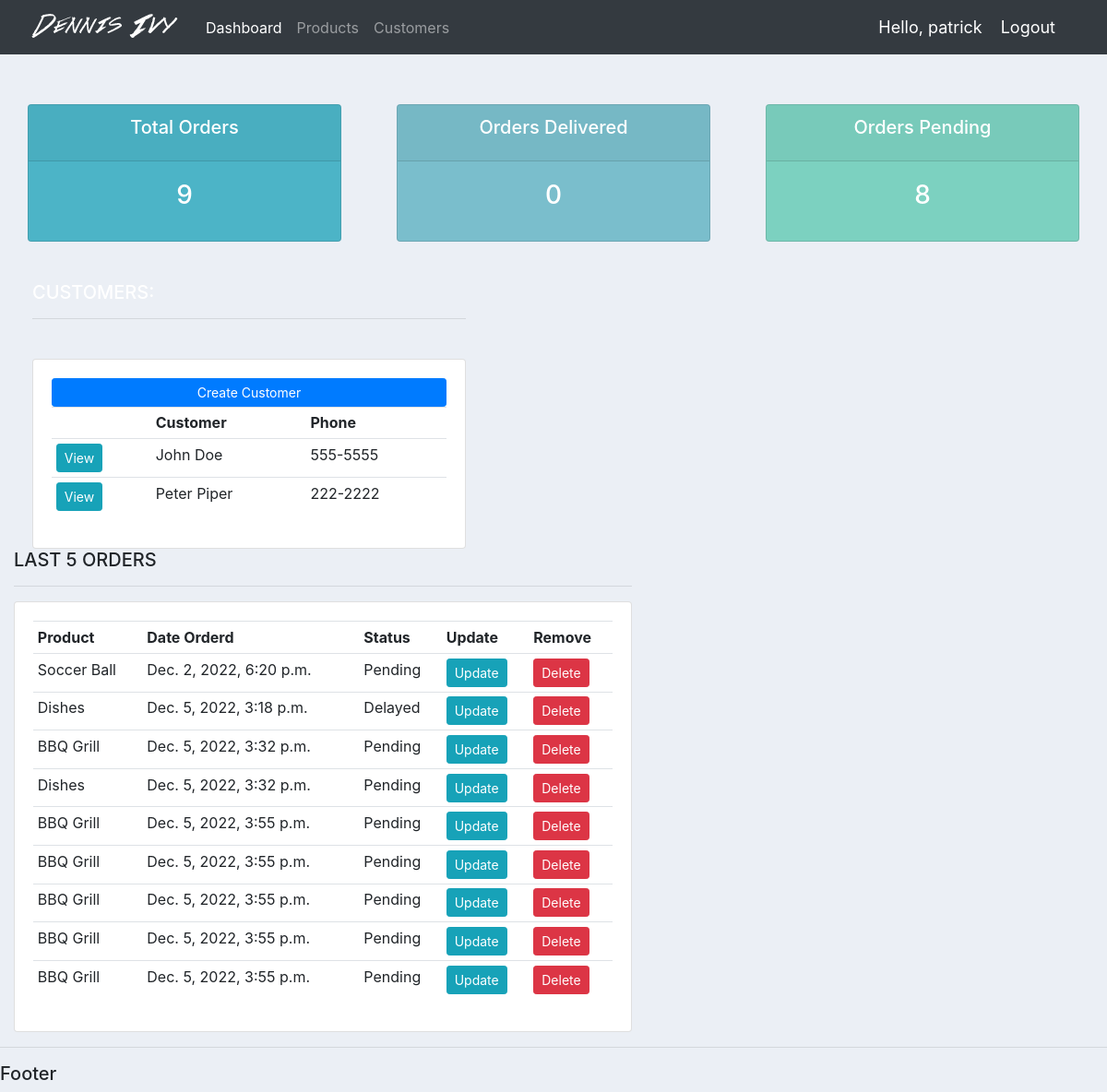
The app's page / (signed in) with its own data.
### accounts/models.py (models this page shows, shortened)
class Customer(models.Model):
    name = models.CharField(max_length=200, null=True)
    phone = models.CharField(max_length=200, null=True)
    email = models.CharField(max_length=200, null=True)
    date_created = models.DateTimeField(auto_now_add=True, null=True)

class Order(models.Model):
    STATUS = (
        ('Pending', 'Pending'),
        ('Out for Delivery', 'Out for Delivery'),
        ('Delayed', 'Delayed'),
        ('Delivered', 'Delivered'),
    )
    customer = models.ForeignKey(Customer, null=True, on_delete=models.SET_NULL)       # Set equal to parent model, order will remain as Null with deletion
    product = models.ForeignKey(Product, null=True, on_delete=models.SET_NULL)
    date_created = models.DateTimeField(auto_now_add=True, null=True)
    status = models.CharField(max_length=200, null=True, choices=STATUS)

class Product(models.Model):
    CATEGORY= (
        ('Indoor', 'Indoor'),
        ('Outdoor', 'Outdoor'),
    )
    name = models.CharField(max_length=200, null=True)
    price = models.FloatField(null=True)
    category = models.CharField(max_length=200, null=True, choices=CATEGORY)
    description = models.CharField(max_length=200, null=True, blank=True)
    date_created = models.DateTimeField(auto_now_add=True, null=True)
    tags = models.ManyToManyField(Tag)
    def __str__(self):
        return self.name

### accounts/decorators.py (the view)
    def wrapper_function(request, *args, **kwargs):
        group = None
        if request.user.groups.exists():
            group = request.user.groups.all()[0].name
        if group == 'customer':
            return redirect('user-page')
        if group == 'admin':
            return view_func(request, *args, **kwargs)

### accounts/views.py (called while the page is built)
@login_required(login_url='login')
@admin_only
def home(request):
    orders = Order.objects.all()
    customers = Customer.objects.all()
    total_customers = customers.count()
    total_orders = orders.count()
    delivered = orders.filter(status='Delivered').count()
    pending = orders.filter(status='Pending').count()
    context = {'orders': orders, 'customers': customers,
               'total_orders': total_orders, 'delivered': delivered,
               'pending': pending}
    return render(request, 'accounts/dashboard.html', context)

### accounts/templates/accounts/dashboard.html
{% extends 'accounts/main.html' %}
{% block content %}
{% include 'accounts/status.html' %}
<br>
<div class="row">
	<div class="col-md-5">
		<h5>CUSTOMERS:</h5>
		<hr>
		<div class="card card-body">
			<a class="btn btn-primary  btn-sm btn-block" href="">Create Customer</a>
			<table class="table table-sm">
				<tr>
					<th></th>
					<th>Customer</th>
					<th>Phone</th>
				</tr>
				{% for customer in customers %}
					<tr>
						<td><a class="btn btn-sm btn-info" href="{% url 'customer' customer.id %}">View</a></td>
						<td>{{customer.name}}</td>
						<td>{{customer.phone}}</td>
					</tr>
				{% endfor %}
			</table>
		</div>
	</div>
	<div class="col-md-7">
		<h5>LAST 5 ORDERS</h5>
		<hr>
		<div class="card card-body">
			<table class="table table-sm">
				<tr>
					<th>Product</th>
					<th>Date Orderd</th>
					<th>Status</th>
					<th>Update</th>
					<th>Remove</th>
				</tr>
				{% for order in orders %}
					<tr>
						<td>{{order.product}}</td>
						<td>{{order.date_created}}</td>
						<td>{{order.status}}</td>
						<td><a class="btn btn-sm btn-info" href="{% url 'update_order' order.id %}">Update</a></td>
						<td><a class="btn btn-sm btn-danger" href="{% url 'delete_order' order.id %}">Delete</a></td>
					</tr>
				{% endfor %}
			</table>
		</div>
	</div>
</div>
{% endblock %}

### accounts/templates/accounts/main.html (shortened to what this page needs)
{% load static %}
<!DOCTYPE html>
<html>
    <head>
        <link rel="stylesheet" href="https://cdn.jsdelivr.net/npm/bootstrap@4.0.0/dist/css/bootstrap.min.css"
>
        <link rel="stylesheet" type="text/css" href="{% static '/css/main.css' %}">
    </head>
    <body>
        {% include 'accounts/navbar.html' %}
        <div class="container-fluid">
        {% block content %}
        {% endblock%}
        </div>
        <hr>
        <h5>Footer</h5>
    </body>
</html>

### accounts/templates/accounts/navbar.html (shortened to what this page needs)
{% load static %}
<nav class="navbar navbar-expand-lg navbar-dark bg-dark">
    <img src="{% static 'images/logo.png' %}">
    <div class="collapse navbar-collapse" id="navbarNav">
      <ul class="navbar-nav">
        {% if request.user.is_staff %}
        <li class="nav-item active">
          <a class="nav-link" href="{% url 'home' %}">Dashboard</a>
        </li>
        <li class="nav-item">
          <a class="nav-link" href="{% url 'products' %}">Products</a>
        </li>
        <li class="nav-item">
          <a class="nav-link" href="#">Customers</a>
        </li>
        {% endif %}
      </ul>
    </div>
    <span class="hello-msg">Hello, {{request.user}} </span>
    <span><a class="hello-msg" href="{% url 'logout' %}">Logout</span>
  </nav>

### accounts/templates/accounts/status.html
<br>
<div class="row">
	<div class="col">
		<div class="col-md">
			<div class="card text-center text-white  mb-3" id="total-orders">
			  	<div class="card-header">
			  		<h5 class="card-title">Total Orders</h5>
			  	</div>
			  	<div class="card-body">
			    	<h3 class="card-title">{{total_orders}}</h3>
			  	</div>
			</div>
		</div>
	</div>
	<div class="col">
		<div class="col-md">
			<div class="card text-center text-white  mb-3" id="orders-delivered">
			  	<div class="card-header">
			  		<h5 class="card-title">Orders Delivered</h5>
			  	</div>
			  	<div class="card-body">
			    	<h3 class="card-title">{{delivered}}</h3>
			  	</div>
			</div>
		</div>
	</div>
	<div class="col">
		<div class="col-md">
			<div class="card text-center text-white  mb-3" id="orders-pending">
			  	<div class="card-header">
			  		<h5 class="card-title">Orders Pending</h5>
			  	</div>
			  	<div class="card-body">
			    	<h3 class="card-title">{{pending}}</h3>
			  	</div>
			</div>
		</div>
	</div>
</div>

### static/css/main.css (style rules this page uses)
body { background-color: #ebeff5; }
#total-orders { background-color: #4cb4c7; }
#orders-delivered { background-color: #7abecc; }
#orders-pending { background-color: #7CD1C0; }

### accounts/templates/accounts/navbar.html (style rules this page uses)
.hello-msg { font-size: 18px; color: #fff; margin-right: 20px; }

### records on screen
Customer: name "John Doe", phone "555-5555"
Customer: name "Peter Piper", phone "222-2222"
Order: product "Soccer Ball", date_created "Dec. 2, 2022, 6:20 p.m.", status "Pending"
Order: product "Dishes", date_created "Dec. 5, 2022, 3:18 p.m.", status "Delayed"
Order: product "BBQ Grill", date_created "Dec. 5, 2022, 3:32 p.m.", status "Pending"
Order: product "Dishes", date_created "Dec. 5, 2022, 3:32 p.m.", status "Pending"
Order: product "BBQ Grill", date_created "Dec. 5, 2022, 3:55 p.m.", status "Pending"
Order: product "BBQ Grill", date_created "Dec. 5, 2022, 3:55 p.m.", status "Pending"
Order: product "BBQ Grill", date_created "Dec. 5, 2022, 3:55 p.m.", status "Pending"
Order: product "BBQ Grill", date_created "Dec. 5, 2022, 3:55 p.m.", status "Pending"
Order: product "BBQ Grill", date_created "Dec. 5, 2022, 3:55 p.m.", status "Pending"

### other values on screen
{{ request.user }} "patrick"
{{ total_orders }} "9"
{{ delivered }} "0"
{{ pending }} "8"
